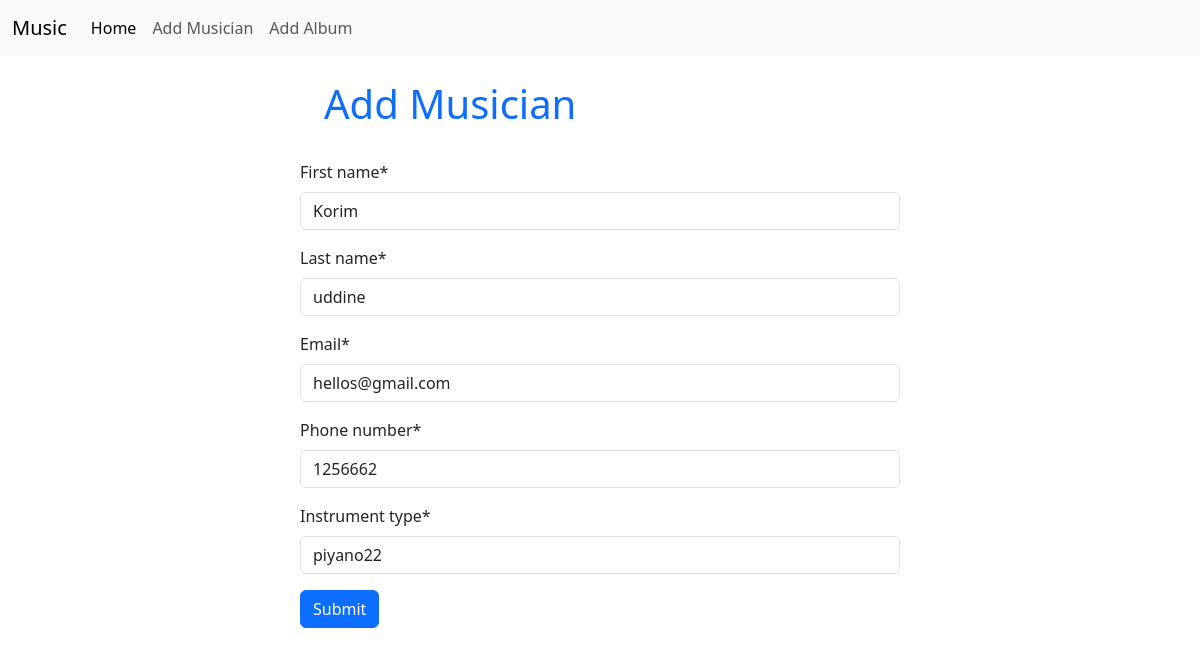
Screenshot of /edit_musician/1 with the database file from the repository.
### musicians/models.py (models this page shows, shortened)
class Musicians_Model(models.Model):
    first_name = models.CharField(max_length=100)
    last_name = models.CharField(max_length=100)
    email = models.EmailField()
    phone_number= models.IntegerField()
    instrument_type = models.CharField(max_length=100)

### musicians/views.py (the view)
# urls.py: path('edit_musician/<int:id>',views.edit_musician,name='edit_musician'),
def edit_musician(request,id):
    musician = models.Musicians_Model.objects.get(pk=id)
    form = forms.Musician(instance=musician)
    if request.method=='POST':
       form = forms.Musician(request.POST,instance=musician)
       if form.is_valid():
         form.save()
         return redirect('home')
    return render(request,'musician.html',{'form':form})

### musicians/forms.py
class Musician(forms.ModelForm):
    class Meta:
        model = models.Musicians_Model
        fields='__all__'

### musicians/templates/musician.html (shortened to what this page needs)
{% extends 'base.html' %}
{% load crispy_forms_tags %}
{% block content %}
   <form method="post" style="width: 50%; margin: auto;">
      <h1 class="text-primary p-4">Add Musician</h1>
      {{form | crispy}}
      <button type="submit" class="btn btn-primary">Submit</button>
   </form>
{% endblock %}

### rows the page displays
Musicians_Model: first_name "Korim", last_name "uddine", email "hellos@gmail.com", phone_number "1256662", instrument_type "piyano22"
